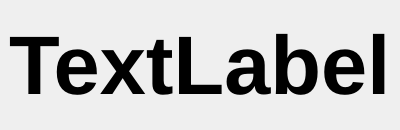
<?xml version="1.0" encoding="UTF-8"?>
<ui version="4.0">
 <class>MainWindow</class>
 <widget class="QMainWindow" name="MainWindow">
  <property name="geometry">
   <rect>
    <x>0</x>
    <y>0</y>
    <width>384</width>
    <height>130</height>
   </rect>
  </property>
  <property name="font">
   <font>
    <weight>75</weight>
    <bold>true</bold>
   </font>
  </property>
  <property name="windowTitle">
   <string>MainWindow</string>
  </property>
  <widget class="QWidget" name="centralwidget">
   <layout class="QHBoxLayout" name="horizontalLayout">
    <item>
     <widget class="QLabel" name="label">
      <property name="font">
       <font>
        <pointsize>62</pointsize>
        <weight>75</weight>
        <bold>true</bold>
       </font>
      </property>
      <property name="text">
       <string>TextLabel</string>
      </property>
     </widget>
    </item>
   </layout>
  </widget>
 </widget>
 <resources/>
 <connections/>
</ui>
